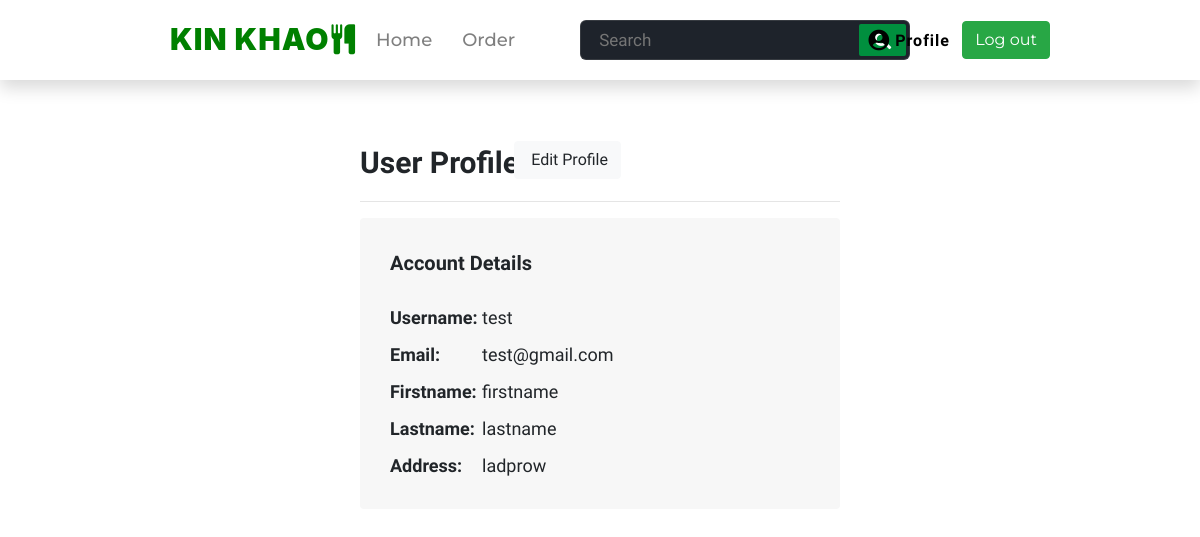
Page /profile.php (signed in) on the committed database.
### tables this page shows
CREATE TABLE `accounts` (
  `id` int(5) NOT NULL,
  `username` varchar(255) NOT NULL,
  `password` varchar(255) NOT NULL,
  `email` varchar(255) NOT NULL,
  `firstname` varchar(255) NOT NULL,
  `lastname` varchar(255) NOT NULL,
  `location` varchar(255) NOT NULL
);

### connect.php (called while the page is built, shortened)
<?php
$DATABASE_HOST = 'localhost';
$DATABASE_USER = 'root';
$DATABASE_PASS = '';
$DATABASE_NAME = 'phplogin';
$con = mysqli_connect($DATABASE_HOST, $DATABASE_USER, $DATABASE_PASS, $DATABASE_NAME);
$stmt = $con->prepare('SELECT username,password,email,firstname,lastname,location FROM accounts WHERE id = ?');
$stmt->bind_param('i', $_SESSION['id']);
$stmt->execute();
$stmt->bind_result($username,$password,$email,$firstname,$lastname,$location);
?>

### profile.php (the view, shortened to what this page needs)
<?php
include 'connect.php';
?>
<!DOCTYPE html>
<html lang="en">
  <head>
    <link
      rel="stylesheet"
      href="https://maxcdn.bootstrapcdn.com/bootstrap/4.3.1/css/bootstrap.min.css"
    />
    <link
      rel="stylesheet"
      href="https://cdnjs.cloudflare.com/ajax/libs/font-awesome/5.15.3/css/all.min.css"
    />
    <link rel="stylesheet" href="navbar.css" />
    <link rel="stylesheet" href="profile.css" />
    <link
      rel="stylesheet"
      href="https://stackpath.bootstrapcdn.com/font-awesome/4.7.0/css/font-awesome.min.css"
    />
  </head>
  <body>
    <nav class="fixed-top shadow">
      <div class="logo">
        <p>
          KIN KHAO
          <i
            class="fa fa-cutlery"
            aria-hidden="true"
            style="margin-left: -5px"
          ></i>
        </p>
      </div>
      <div class="nav-items">
        <li><a href="index.php">Home</a></li>
        <li><a href="cus-vieworder.php">Order</a></li>
      </div>
      <form action="search.php" method="POST">
        <input
          type="search"
          class="search-data"
          placeholder="Search"
          value=""
          required
         name="search_menu"/>
        <button type="submit" class="fas fa-search"></button>
      </form>
      <?php
      if (!isset($_SESSION['loggedin'])) { ?>
      <div class="Login" style="cursor: pointer">
        <button type="button" class="btn btn-success">Login</button>
        <ul class="shadow">
          <li>
            <a href="login.php"
              ><button class="btn btn-success" style="width: 150px">
                Customer
              </button></a
            >
          </li>
          <li>
            <a href="storelogin.php">
              <button class="btn btn-success" style="width: 150px">
                Store
              </button>
            </a>
          </li>
          <li>
            <a href="deliverlogin.php"
              ><button class="btn btn-success" style="width: 150px">
                Deliver
              </button>
            </a>
          </li>
        </ul>
      </div>
    <?php } else { ?>
      <div class="profile">
        <a href="profile.php"
          ><i class="fas fa-user-circle fa-lg"></i> Profile</a
        >
      </div>
      <div class="Login" style="cursor: pointer">
        <a href="logout.php">  <button type="button"  href="logout.php" class="btn btn-success">Log out</button> </a>
      </div>
    <?php } ?>
    </nav>
    <div class="desprofile">
      <p name="protxt">User Profile <i class="fas fa-user-circle"></i></p>
      <a href="editprofile.php" name="editbut"
        ><button type="button" class="btn btn-light">
          Edit Profile
        </button>
      </a>
      <hr />
      <div class="userdetail">
        <p name="actxt">Account Details</p>
        <table>
          <tr>
            <td name="acdetail">Username:&nbsp;</td>
            <td name="acuser"> <?=$username?> </td>
          </tr>
          <tr>
            <td name="acdetail">Email:&nbsp;</td>
            <td name="acuser"><?=$email?></td>
          </tr>
          <tr>
            <td name="acdetail">Firstname:&nbsp;</td>
            <td name="acuser"><?=$firstname?></td>
          </tr>
          <tr>
            <td name="acdetail">Lastname:&nbsp;</td>
            <td name="acuser"><?=$lastname?></td>
          </tr>
          <tr>
            <td name="acdetail">Address:&nbsp;</td>
            <td name="acuser"><?=$location?></td>
          </tr>
        </table>
      </div>
    </div>
  </body>
</html>

### navbar.css (style rules this page uses)
* { margin: 0; padding: 0; outline: none; box-sizing: border-box; }
body { background: #fff; }
nav { background-color: #fff; display: flex; align-items: center; height: 80px; padding: 0 100px; }
nav .logo { color: green; font-size: 30px; font-weight: 900; letter-spacing: 1px; margin-right: 5px; margin-top: 15px; margin-left: 120px; }
nav .nav-items { display: flex; padding: 0 0 0 0px; font-family: "Montserrat", sans-serif; }
nav .nav-items li { list-style: none; padding: 0 15px; }
nav .nav-items li a { color: #00000080; font-size: 18px; font-weight: 500; text-decoration: none; }
nav form { display: flex; height: 40px; padding: 3px; background: #1e232b; min-width: 18% !important; border-radius: 6px; border: 1px solid rgba(155, 155, 155, 0.2); width: 30%; font-family: "Prompt", sans-serif; font-weight: 100; margin-left: 50px; }
nav form .search-data { width: 100%; height: 100%; padding: 0 15px; color: #fff; font-size: 17px; border: none; font-weight: 500; background: none; }
nav form button { padding: 0 15px; color: #fff; font-size: 17px; background: #008f3e; border: none; border-radius: 2px; cursor: pointer; }
@media (max-width: 1245px) { nav { padding: 0 50px; } }
.Login { position: absolute; font-family: "Montserrat", sans-serif; right: 150px; }
.Login a { color: black; text-decoration: none; }
.profile a i { color: black; text-decoration: none; }
.profile { position: absolute; right: 250px; }
.profile a { text-decoration: none; color: black; font-family: "Prompt", sans-serif; font-weight: bold; letter-spacing: 1px; }

### profile.css (style rules this page uses)
.desprofile { font-family: "Prompt", sans-serif; margin-top: 140px; margin-left: 30%; margin-right: 30%; }
p[name="protxt"] { font-weight: 600; font-size: 30px; display: inline; }
p[name="actxt"] { font-size: 20px; font-weight: 600; }
.userdetail { padding: 30px; background-color: #f7f7f7; border-radius: 4px; }
td[name="acdetail"] { font-weight: 600; font-size: 18px; padding-top: 10px; }
td[name="acuser"] { font-size: 18px; padding-top: 10px; }
a[name="editbut"] { position: absolute; right: 579px; margin-top: 1px; }

### profile.php (style rules this page uses)
html { scroll-behavior: smooth; }

### rows in the picture
accounts: username "test", email "test@gmail.com", firstname "firstname", lastname "lastname", location "ladprow"
